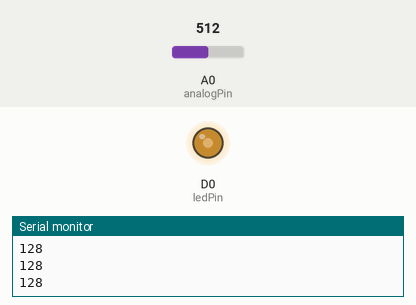
Bench run of a sketch on a simulated ESP8266 (NodeMCU). On the bench: output pins drawn as LEDs (lit = HIGH), the last lines printed to the serial monitor. The test bench sets the inputs (shaded band); at power-on: A0 (analogPin) = 512.

Above: at 1.2 s.
1.3 s: A0 (analogPin) set to 716
At 2.5 s:
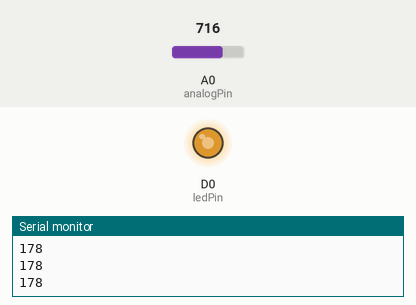
2.8 s: A0 (analogPin) set to 900
At 3.7 s:
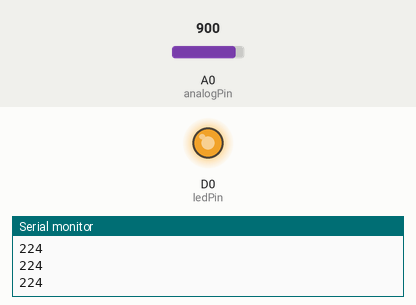
4.3 s: A0 (analogPin) set to 122
At 4.8 s:
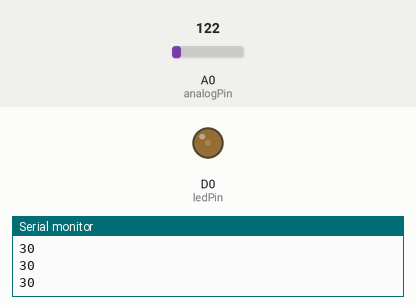
5.8 s: A0 (analogPin) set to 0
At 7.2 s:
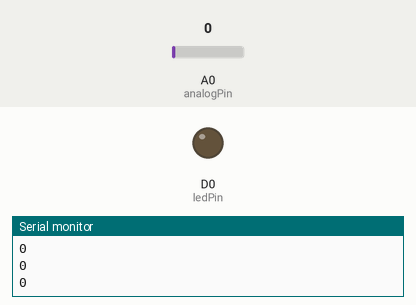
Timing chart, 0 to 8.3 s (numbered marks = the images above; inputs shaded):
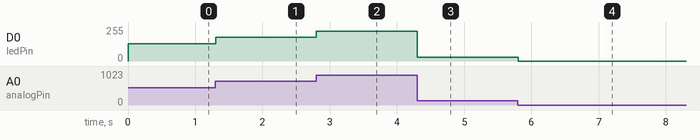

The sketch:

analogwrite.ino
```cpp
int ledPin = D0;      // LED connected to digital pin 9

int analogPin = A0;   // potentiometer connected to analog pin 3

int val = 0;         // variable to store the read value


void setup()

{
  Serial.begin(9600);
  pinMode(ledPin, OUTPUT);   // sets the pin as output

}


void loop()

{

  val = analogRead(analogPin);   // read the input pin
 int data = map(val,0,1024,0,255);
  analogWrite(ledPin, data);  // analogRead values go from 0 to 1023, analogWrite values from 0 to 255
  Serial.println(data);
}
```

Measured:
- after the input at 1.3 s, D0 (ledPin): 128/255 → 178/255 at once
- after the input at 2.8 s, D0 (ledPin): 178/255 → 224/255 at once
- after the input at 4.3 s, D0 (ledPin): 224/255 → 30/255 at once
- after the input at 5.8 s, D0 (ledPin): 30/255 → 0/255 at once
